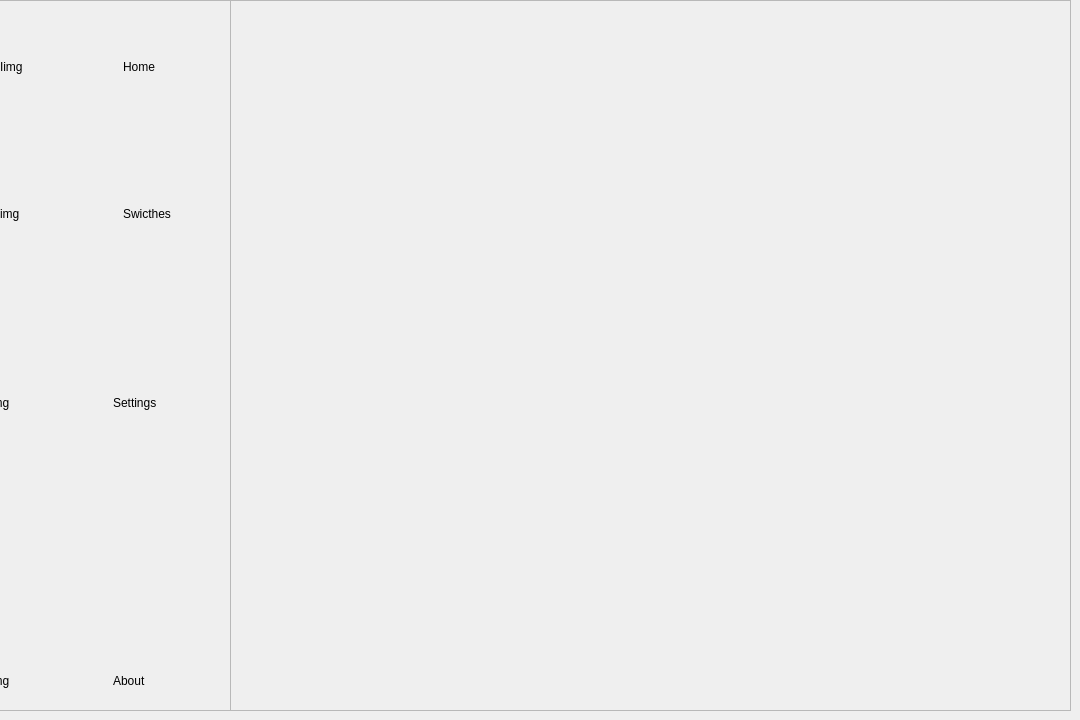
<?xml version="1.0" encoding="UTF-8"?>
<ui version="4.0">
 <class>MainWindow</class>
 <widget class="QMainWindow" name="MainWindow">
  <property name="geometry">
   <rect>
    <x>0</x>
    <y>0</y>
    <width>1080</width>
    <height>720</height>
   </rect>
  </property>
  <property name="sizePolicy">
   <sizepolicy hsizetype="Fixed" vsizetype="Fixed">
    <horstretch>0</horstretch>
    <verstretch>0</verstretch>
   </sizepolicy>
  </property>
  <property name="windowTitle">
   <string>MainWindow</string>
  </property>
  <widget class="QWidget" name="wdg_central">
   <property name="sizePolicy">
    <sizepolicy hsizetype="Fixed" vsizetype="Fixed">
     <horstretch>0</horstretch>
     <verstretch>0</verstretch>
    </sizepolicy>
   </property>
   <widget class="QWidget" name="verticalLayoutWidget">
    <property name="geometry">
     <rect>
      <x>-10</x>
      <y>0</y>
      <width>241</width>
      <height>711</height>
     </rect>
    </property>
    <layout class="QVBoxLayout" name="lyt_menu_bar">
     <item>
      <widget class="QFrame" name="frame">
       <property name="frameShape">
        <enum>QFrame::StyledPanel</enum>
       </property>
       <property name="frameShadow">
        <enum>QFrame::Raised</enum>
       </property>
       <widget class="QWidget" name="horizontalLayoutWidget_2">
        <property name="geometry">
         <rect>
          <x>10</x>
          <y>0</y>
          <width>239</width>
          <height>133</height>
         </rect>
        </property>
        <layout class="QHBoxLayout" name="lyt_home_page">
         <item>
          <widget class="QLabel" name="img_home">
           <property name="text">
            <string>Iimg</string>
           </property>
          </widget>
         </item>
         <item>
          <widget class="QLabel" name="lbl_home">
           <property name="text">
            <string>Home</string>
           </property>
          </widget>
         </item>
        </layout>
       </widget>
       <widget class="QWidget" name="horizontalLayoutWidget_3">
        <property name="geometry">
         <rect>
          <x>10</x>
          <y>130</y>
          <width>239</width>
          <height>167</height>
         </rect>
        </property>
        <layout class="QHBoxLayout" name="lyt_switches_page">
         <item>
          <widget class="QLabel" name="img_switches">
           <property name="text">
            <string>img</string>
           </property>
          </widget>
         </item>
         <item>
          <widget class="QLabel" name="lbl_switches">
           <property name="text">
            <string>Swicthes</string>
           </property>
          </widget>
         </item>
        </layout>
       </widget>
       <widget class="QWidget" name="horizontalLayoutWidget_4">
        <property name="geometry">
         <rect>
          <x>0</x>
          <y>290</y>
          <width>239</width>
          <height>225</height>
         </rect>
        </property>
        <layout class="QHBoxLayout" name="lyt_settings">
         <item>
          <widget class="QLabel" name="label_5">
           <property name="text">
            <string>img</string>
           </property>
          </widget>
         </item>
         <item>
          <widget class="QLabel" name="label_6">
           <property name="text">
            <string>Settings</string>
           </property>
          </widget>
         </item>
        </layout>
       </widget>
       <widget class="QWidget" name="horizontalLayoutWidget_5">
        <property name="geometry">
         <rect>
          <x>0</x>
          <y>510</y>
          <width>239</width>
          <height>341</height>
         </rect>
        </property>
        <layout class="QHBoxLayout" name="lyt_about">
         <item>
          <widget class="QLabel" name="label_8">
           <property name="text">
            <string>img</string>
           </property>
          </widget>
         </item>
         <item>
          <widget class="QLabel" name="label_7">
           <property name="text">
            <string>About</string>
           </property>
          </widget>
         </item>
        </layout>
       </widget>
      </widget>
     </item>
    </layout>
   </widget>
   <widget class="QWidget" name="horizontalLayoutWidget">
    <property name="geometry">
     <rect>
      <x>230</x>
      <y>0</y>
      <width>841</width>
      <height>711</height>
     </rect>
    </property>
    <layout class="QHBoxLayout" name="lyt_page">
     <item>
      <widget class="QFrame" name="frame_page">
       <property name="frameShape">
        <enum>QFrame::StyledPanel</enum>
       </property>
       <property name="frameShadow">
        <enum>QFrame::Raised</enum>
       </property>
      </widget>
     </item>
    </layout>
   </widget>
  </widget>
 </widget>
 <resources/>
 <connections/>
</ui>
